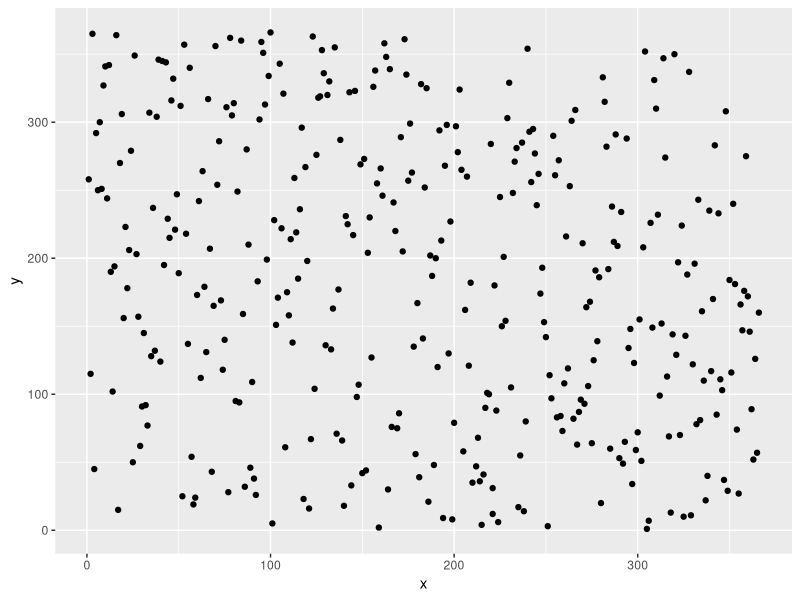

Write R code to recreate this figure. (Note: this script raises an error after producing the figure.)
## ---- chunk 1
knitr::opts_chunk$set(echo = TRUE)
## ---- chunk 2
library(ggplot2)
library(boot)
## ---- chunk 3
lottery <- read.csv("../data/lottery.csv", sep=";")
## ---- chunk 4
data <- data.frame(x=lottery$Draft_No, y=lottery$Day_of_year)

ggplot() +
    geom_point(data=data,
               aes(x=x, y=y))
## ---- chunk 5
loessfit <- loess(y ~ x, data=data)
data$pred <- predict(fit, data$x)

ggplot(data=data) +
    geom_point(aes(x=x, y=y), color="red") +
    geom_smooth(aes(x=x, y=pred), color="blue")
## ---- chunk 6
T <- function(data, idx, model) {
    data <- data[idx,]

    xa <- data$x[which.min(data$y)]
    xb <- data$x[which.max(data$y)]

    ya <- predict(model, xa)
    yb <- predict(model, xb)

    (yb - ya) / (xb - xa)
}
## ---- chunk 7
npboot <- boot(data=data, statistic=T, R=2000, model=loessfit)

boot.ci(npboot)
## ---- chunk 8
hist(npboot$t)
## ---- chunk 9
price <- read.csv("../data/prices1.csv", sep=";")
mean(price$Price)
## ---- chunk 10
hist(price$Price)
